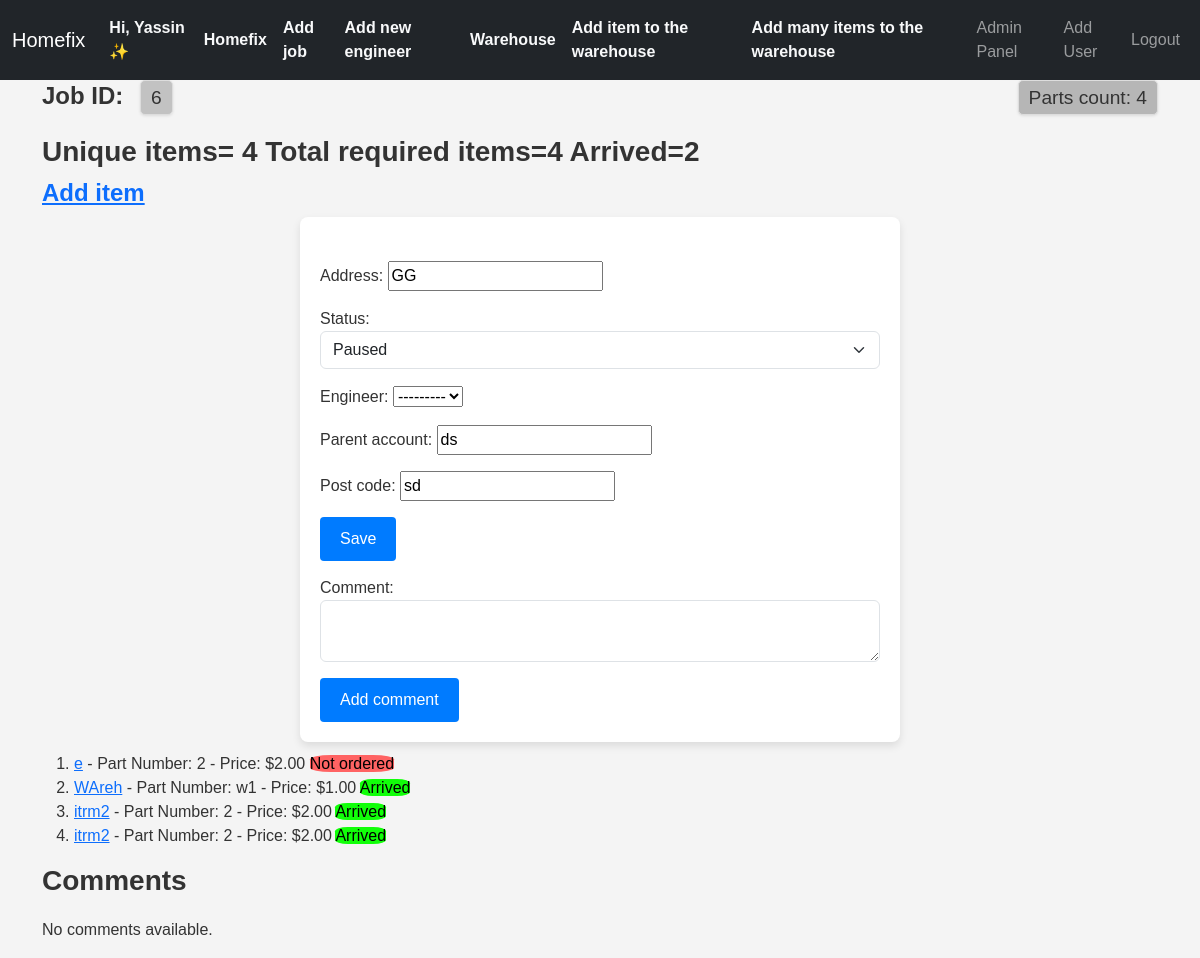
The page /job/6/ (signed in) on the database as committed earlier.
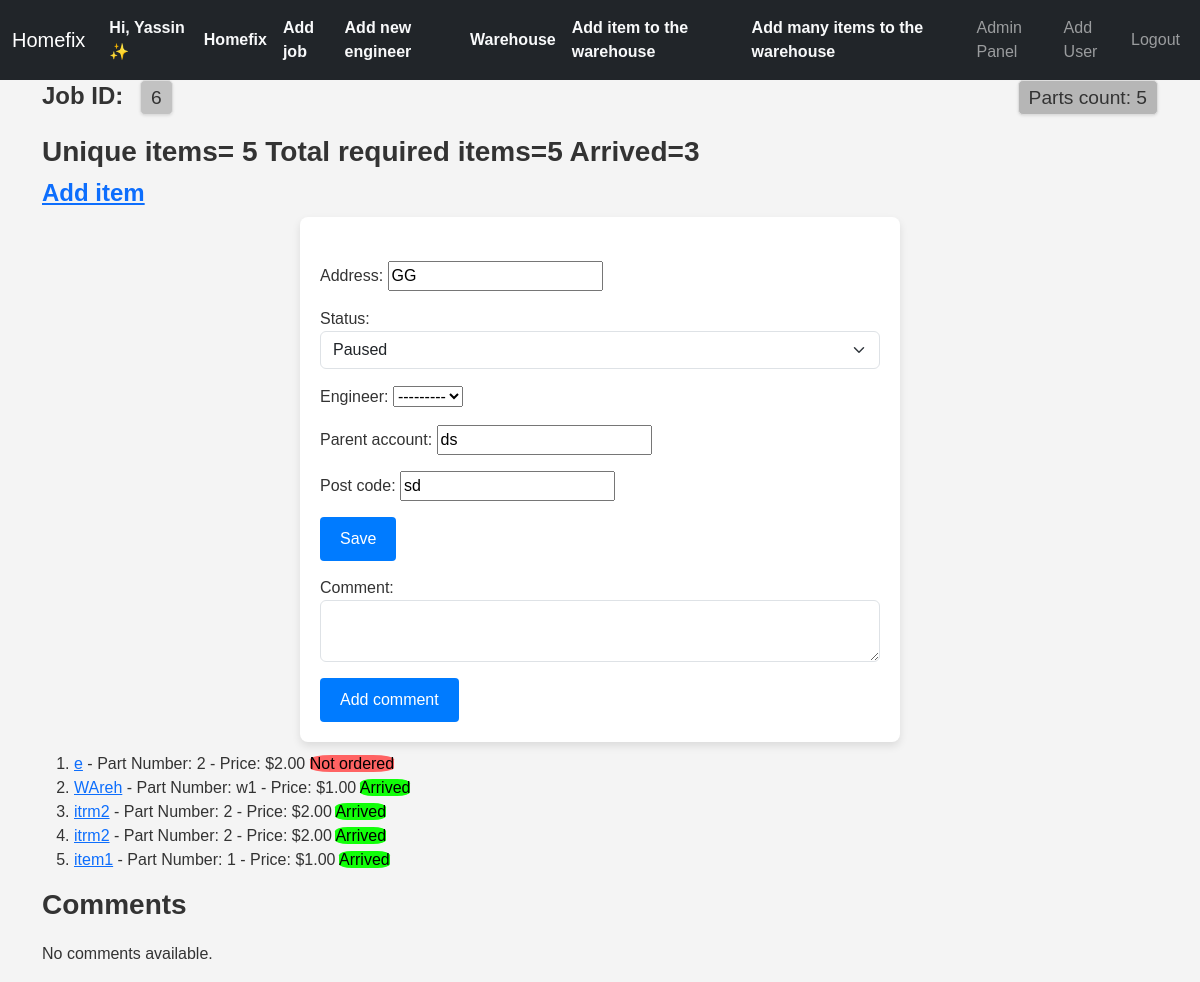
The same page on the database as committed later.
### inventory/models.py (models this page shows, shortened)
class Job(models.Model):
    status_chouces=[
        ('ready', 'Ready'),
        ('paused', 'Paused'),
        ('completed', 'Completed'),
        ('cancelled', 'Cancelled'),
        ('quoted', 'Quoted and waiting')
    ]
    address = models.CharField(max_length=70)
    job_id=models.BigIntegerField()
    status=models.CharField(choices=status_chouces, max_length=20)
    quotation=models.DecimalField(max_digits=10, decimal_places=2,blank=True,null=True)
    engineer=models.ForeignKey(Engineer,on_delete=models.SET_NULL,null=True,blank=True)
    parent_account=models.CharField(max_length=70)
    added_date=models.DateField(auto_now_add=True)
    company=models.ForeignKey(Company,on_delete=models.CASCADE,related_name="job_company")
    items_arrived=models.BooleanField(default=False, )
    post_code=models.CharField(max_length=10, null=True, blank=True)
    quoted=models.BooleanField(default=False)
    class Meta:
        unique_together = ('job_id', 'company')  # Enforce uniqueness at the company level
        ordering=['-added_date']

class JobItem(models.Model):
    job = models.ForeignKey(Job, on_delete=models.DO_NOTHING, related_name="items")
    item = models.ForeignKey(Item, on_delete=models.CASCADE, related_name="job_items")
    job_quantity = models.PositiveSmallIntegerField(default=0)  # How many needed for this job
    arrived_quantity=models.PositiveSmallIntegerField(default=0)
    reference=models.TextField(blank=True,null=True,max_length=40)
    ordered=models.BooleanField(default=False)
    arrived=models.BooleanField(default=False)
    is_used=models.BooleanField(default=False)
    from_warehouse=models.BooleanField(default=False)
    notes=models.TextField(null=True, blank=True)
    was_for_job=models.ForeignKey(Job, on_delete=models.DO_NOTHING,null=True,blank=True, related_name="moveditems")

class Item(models.Model):
    name=models.CharField(max_length=70)
    part_number=models.TextField(max_length=30)
    price=models.DecimalField(max_digits=10, decimal_places=2,)
    reference=models.TextField(blank=True,null=True,max_length=40)
    supplier=models.CharField(max_length=70)
    company=models.ForeignKey(Company,on_delete=models.CASCADE,related_name="item_company")
    added_date=models.DateTimeField(auto_now_add=True)
    added_by=models.ForeignKey(CustomUser, on_delete=models.DO_NOTHING, null=True, blank=True, related_name="added_by_user")
    required_quantity=models.PositiveSmallIntegerField(default=0)
    arrived_quantity=models.PositiveSmallIntegerField(default=0)
    ordered=models.BooleanField(default=False)

### inventory/views.py (the view, shortened to what this page needs)
# urls.py: path('job/<int:pk>/',views.update_job,name='update_job'),
@login_required
def update_job(request, pk, cancel=0):
    job=Job.objects.filter(company=request.user.company).get(job_id=pk)
    items=JobItem.objects.filter(job=job)
    items_count=job.items.all().count()
    form = JobForm(instance=job,updating=True,)
    job_status=job.status
    comments_form=CommentForm(initial={
        'content_type': ContentType.objects.get_for_model(Job),
        'object_id': job.job_id,
        'company': request.user.company,
        })
    comments = Comment.objects.filter(content_type=ContentType.objects.get_for_model(Job), object_id=job.job_id,company=request.user.company)
    context={'form': form,'job':job,'comments_form':comments_form,'comments':comments,'items':items,'items_count':items_count,'job_status':job_status}
    return render(request, 'inventory/job_update.html', context)

### inventory/forms.py
class CommentForm(forms.ModelForm):
    class Meta:
        model = Comment
        fields = ['comment', 'content_type', 'object_id']
        widgets = {
            'comment': forms.Textarea(attrs={'rows': 2, 'class': 'form-control'}),
            'content_type': forms.HiddenInput(),
            'object_id': forms.HiddenInput(),
            'company': forms.HiddenInput(),
        }

### inventory/templatetags/custom_tags.py (called while the page is built)
@register.filter
def is_admin(user):
    try:
        company=user.company
    except:
        company=None
    if company and user.is_authenticated:
        if user.company.owner==user or user.is_admin:
            return True
    return False

@register.filter
def is_owner(user):
    try:
        company=user.company
    except:
        company=None
    if company and user.is_authenticated:
        if user.is_authenticated and user.company.owner==user:
            return True
    return False

@register.filter
def total_quantity(job):
    total_quantity = 0
    for item in job.items.all():
        total_quantity =total_quantity+item.job_quantity
    return total_quantity

### templates/inventory/job_update.html (shortened to what this page needs)
{% extends 'inventory/base.html' %}
{% load static %}
{% load custom_tags %}
{% block body %}
  <h2 style="margin-bottom: 20px; font-size: 1.5rem; font-weight: bold; display: flex; justify-content: space-between; align-items: center;">
    <span>
      Job ID:
      <span style="
        display: inline-block;
        padding: 5px 10px;
        margin-left: 10px;
        font-size: 1.2rem;
        font-weight: normal;
        color: #333;
        background-color: rgba(182, 182, 182, 0.79);
        border: 1px solid #ddd;
        border-radius: 5px;
        box-shadow: 0 1px 3px rgba(0, 0, 0, 0.1);
      ">{{ job.job_id }}</span>
    </span>
    <span style="
        display: inline-block;
        padding: 5px 10px;
        font-size: 1.2rem;
        font-weight: normal;
        color: #333;
        background-color: rgb(182, 182, 182);
        border: 1px solid #ddd;
        border-radius: 5px;
        box-shadow: 0 1px 3px rgba(0, 0, 0, 0.1);
      ">Parts count: {{ items_count }}</span>
  </h2>
  <h3>Unique items= {{ job.items.count }} Total required items={{ job|total_quantity }} Arrived={{ job|total_arrived_quantity }}</h3>
  {% if job.status == 'paused' or job.status == 'ready' %}
    <h4><a href="{% url 'item_add' job.job_id %}">Add item</a></h4>
  {% endif %}
  <section class="form-section">
    <form action="" method="POST" enctype="multipart/form-data" class="form-container">
      <br />
      <div class="form-group">{{ form.as_p }}</div>
      <div class="form-group">
        <button type="submit" name="save" class="btn-submit">Save</button>
      </div>
      <form method="POST">
        <section class="form-section">
          <div class="form-group">{{ comments_form.as_p }}</div>
          <div>
            <button name="add_comment" type="submit" class="btn-submit">Add comment</button>
          </div>
        </section>
      </form>
    </form>
  </section>
  <ol>
    {% for jobitem in job.items.all %}
      <li>
        <a href="{% url 'update_item' jobitem.id %}">{{ jobitem.item.name }}</a> - Part Number: {{ jobitem.item.part_number }} - Price: ${{ jobitem.item.price }}
        {% if jobitem.arrived and not jobitem.is_used %}
          <span style="color: rgb(0, 0, 0);background-color: rgb(17, 255, 9);border: 1000px;border-radius: 25%;">Arrived</span>
        {% elif jobitem.ordered and not jobitem.from_warehouse and not jobitem.is_used %}
          <span style="color: rgb(0, 0, 0);background-color: rgba(228, 216, 51, 0.99);border: 1000px;border-radius: 25%;">Ordered</span>
        {% elif jobitem.was_for_job and jobitem.from_warehouse and not jobitem.is_used %}
          <span style="color: rgb(0, 0, 0);background-color: rgba(119, 163, 192, 0.79);border: 1000px;border-radius: 25%;">was for job {{ jobitem.was_for_job }}</span>
        {% elif jobitem.from_warehouse and not jobitem.is_used %}
          <span style="color: rgb(0, 0, 0);background-color: rgba(157, 119, 192, 0.79);border: 1000px;border-radius: 25%;">From warehouse</span>
        {% elif jobitem.is_used %}
          <span style="color: rgb(255, 255, 255);background-color: rgba(54, 8, 8, 0.79);border: 1000px;border-radius: 25%;">Used</span>
        {% else %}
          <span style="color: rgb(0, 0, 0);background-color: rgba(255, 98, 98, 0.99);border: 1000px;border-radius: 25%;">Not ordered</span>
        {% endif %}
      </li>
    {% empty %}
      <li>No items associated with this job.</li>
    {% endfor %}
  </ol>
  <section>
    <h3>Comments</h3>
    <div class="comments-container">
      {% for comment in comments %}
        <div class="comment-card">
          <span>Added by {{ comment.added_by.username }}</span>
          <p style="color: rgba(117, 58, 255, 0.79);">{{ comment }}</p>
          <span>{{ comment.added_date }}</span>
        </div>
      {% empty %}
        <p>No comments available.</p>
      {% endfor %}
    </div>
  </section>
{% endblock %}

Rows that differ between the two databases and show on the page:
computed for Job "GG": items.count "4" → "5"; id.job_quantity "4" → "5"; id.arrived_quantity "2" → "3"
added JobItem: item.name "item1", item.part_number "1", item.price "1.00", arrived "Arrived"
Other text that changed with them:
{{ items_count }}: "4" → "5"
